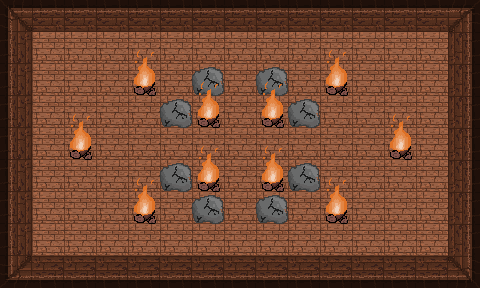

The image is a tile-based game level rendered from a .tmx file. Its description and complete source (layers, tilesets, objects, tile grids) follow:
An orthogonal 15x9 tile map with 32x32 px tiles, 2 tile layers (ground, obstacles) and 30 objects.

<map version="1.5" tiledversion="1.5.0" orientation="orthogonal" renderorder="right-down" width="15" height="9" tilewidth="32" tileheight="32" infinite="0" nextlayerid="10" nextobjectid="176">
 <tileset firstgid="1" source="room.tsx" />
 <layer id="1" name="ground" width="15" height="9">
  <data encoding="csv">
1610612738,1,1,1,1,1,1,1,1,1,1,1,1,1,2,
1610612737,3,3,3,3,3,3,3,3,3,3,3,3,3,2684354561,
1610612737,3,3,3,3,3,3,3,3,3,3,3,3,3,2684354561,
1610612737,3,3,3,3,3,3,3,3,3,3,3,3,3,2684354561,
1610612737,3,3,3,3,3,3,3,3,3,3,3,3,3,2684354561,
1610612737,3,3,3,3,3,3,3,3,3,3,3,3,3,2684354561,
1610612737,3,3,3,3,3,3,3,3,3,3,3,3,3,2684354561,
1610612737,3,3,3,3,3,3,3,3,3,3,3,3,3,2684354561,
3221225474,3221225473,3221225473,3221225473,3221225473,3221225473,3221225473,3221225473,3221225473,3221225473,3221225473,3221225473,3221225473,3221225473,2684354562
</data>
 </layer>
 <objectgroup id="5" name="doors-UP">
  <object id="36" x="224" y="0" width="32" height="32" />
 </objectgroup>
 <objectgroup id="6" name="doors-RIGHT">
  <object id="37" x="448" y="128" width="32" height="32" />
 </objectgroup>
 <objectgroup id="7" name="doors-LEFT">
  <object id="39" x="0" y="128" width="32" height="32" />
 </objectgroup>
 <objectgroup id="8" name="doors-DOWN">
  <object id="40" x="224" y="256" width="32" height="32" />
 </objectgroup>
 <layer id="3" name="obstacles" width="15" height="9">
  <data encoding="csv">
0,0,0,0,0,0,0,0,0,0,0,0,0,0,0,
0,0,0,0,0,0,0,0,0,0,0,0,0,0,0,
0,0,0,0,12,0,6,0,6,0,12,0,0,0,0,
0,0,0,0,0,6,12,0,12,6,0,0,0,0,0,
0,0,12,0,0,0,0,0,0,0,0,0,12,0,0,
0,0,0,0,0,6,12,0,12,6,0,0,0,0,0,
0,0,0,0,12,0,6,0,6,0,12,0,0,0,0,
0,0,0,0,0,0,0,0,0,0,0,0,0,0,0,
0,0,0,0,0,0,0,0,0,0,0,0,0,0,0
</data>
 </layer>
 <objectgroup id="4" name="border">
  <object id="3" x="0" y="0" width="224" height="32" />
  <object id="4" x="448" y="0" width="32" height="128" />
  <object id="24" x="256" y="0" width="224" height="32" />
  <object id="25" x="448" y="160" width="32" height="128" />
  <object id="26" x="0" y="256" width="224" height="32" />
  <object id="27" x="256" y="256" width="224" height="32" />
  <object id="28" x="0" y="0" width="32" height="128" />
  <object id="29" x="0" y="160" width="32" height="128" />
  <object id="168" x="261.5" y="94.5">
   <polygon points="0,0 -4.75,-11.75 -1.75,-21.5 14.25,-25.75 23.5,-18 23.75,-3.25 10.75,1" />
  </object>
  <object id="169" x="262.5" y="222.5">
   <polygon points="0,0 -4.75,-11.75 -1.75,-21.5 14.25,-25.75 23.5,-18 23.75,-3.25 10.75,1" />
  </object>
  <object id="170" x="198.5" y="222.5">
   <polygon points="0,0 -4.75,-11.75 -1.75,-21.5 14.25,-25.75 23.5,-18 23.75,-3.25 10.75,1" />
  </object>
  <object id="171" x="165.5" y="191">
   <polygon points="0,0 -4.75,-11.75 -1.75,-21.5 14.25,-25.75 23.5,-18 23.75,-3.25 10.75,1" />
  </object>
  <object id="172" x="294" y="189.5">
   <polygon points="0,0 -4.75,-11.75 -1.75,-21.5 14.25,-25.75 23.5,-18 23.75,-3.25 10.75,1" />
  </object>
  <object id="173" x="198" y="94">
   <polygon points="0,0 -4.75,-11.75 -1.75,-21.5 14.25,-25.75 23.5,-18 23.75,-3.25 10.75,1" />
  </object>
  <object id="174" x="295" y="125">
   <polygon points="0,0 -4.75,-11.75 -1.75,-21.5 14.25,-25.75 23.5,-18 23.75,-3.25 10.75,1" />
  </object>
  <object id="175" x="167" y="127">
   <polygon points="0,0 -4.75,-11.75 -1.75,-21.5 14.25,-25.75 23.5,-18 23.75,-3.25 10.75,1" />
  </object>
 </objectgroup>
 <objectgroup id="9" name="fire">
  <object id="158" x="134.5" y="92.5">
   <polygon points="0,0 20.375,1.625 17.125,-7.25 19.75,-15 9.625,-20.25 0,-11.625" />
  </object>
  <object id="159" x="69.5" y="155">
   <polygon points="0,0 20.375,1.625 17.125,-7.25 19.75,-15 9.625,-20.25 0,-11.625" />
  </object>
  <object id="160" x="134" y="219.5">
   <polygon points="0,0 20.375,1.625 17.125,-7.25 19.75,-15 9.625,-20.25 0,-11.625" />
  </object>
  <object id="161" x="326.5" y="219">
   <polygon points="0,0 20.375,1.625 17.125,-7.25 19.75,-15 9.625,-20.25 0,-11.625" />
  </object>
  <object id="162" x="390.5" y="156">
   <polygon points="0,0 20.375,1.625 17.125,-7.25 19.75,-15 9.625,-20.25 0,-11.625" />
  </object>
  <object id="163" x="326.5" y="92">
   <polygon points="0,0 20.375,1.625 17.125,-7.25 19.75,-15 9.625,-20.25 0,-11.625" />
  </object>
  <object id="164" x="198" y="122">
   <polygon points="0,0 20.375,1.625 17.125,-7.25 19.75,-15 9.625,-20.25 0,-11.625" />
  </object>
  <object id="165" x="198" y="187">
   <polygon points="0,0 20.375,1.625 17.125,-7.25 19.75,-15 9.625,-20.25 0,-11.625" />
  </object>
  <object id="166" x="264" y="188.5">
   <polygon points="0,0 20.375,1.625 17.125,-7.25 19.75,-15 9.625,-20.25 0,-11.625" />
  </object>
  <object id="167" x="261.5" y="124">
   <polygon points="0,0 20.375,1.625 17.125,-7.25 19.75,-15 9.625,-20.25 0,-11.625" />
  </object>
 </objectgroup>
</map>
